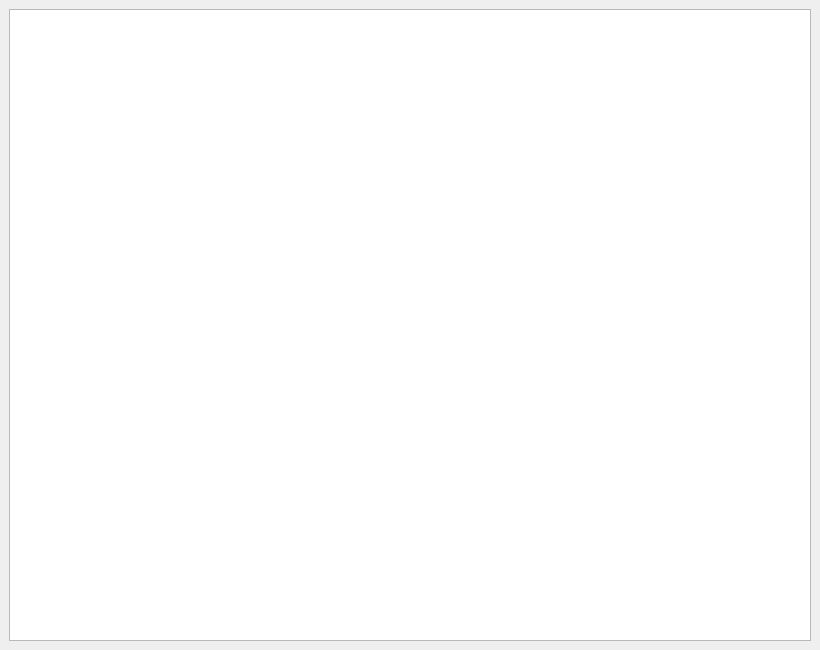
<?xml version="1.0" encoding="UTF-8"?>
<ui version="4.0">
 <class>MainWindow</class>
 <widget class="QMainWindow" name="MainWindow">
  <property name="geometry">
   <rect>
    <x>0</x>
    <y>0</y>
    <width>820</width>
    <height>650</height>
   </rect>
  </property>
  <property name="windowTitle">
   <string>MainWindow</string>
  </property>
  <property name="autoFillBackground">
   <bool>false</bool>
  </property>
  <property name="documentMode">
   <bool>false</bool>
  </property>
  <widget class="QWidget" name="centralwidget">
   <layout class="QVBoxLayout" name="verticalLayout">
    <item>
     <widget class="PlotWidget" name="grPlot"/>
    </item>
   </layout>
  </widget>
 </widget>
 <customwidgets>
  <customwidget>
   <class>PlotWidget</class>
   <extends>QGraphicsView</extends>
   <header>pyqtgraph</header>
  </customwidget>
 </customwidgets>
 <resources/>
 <connections/>
</ui>
